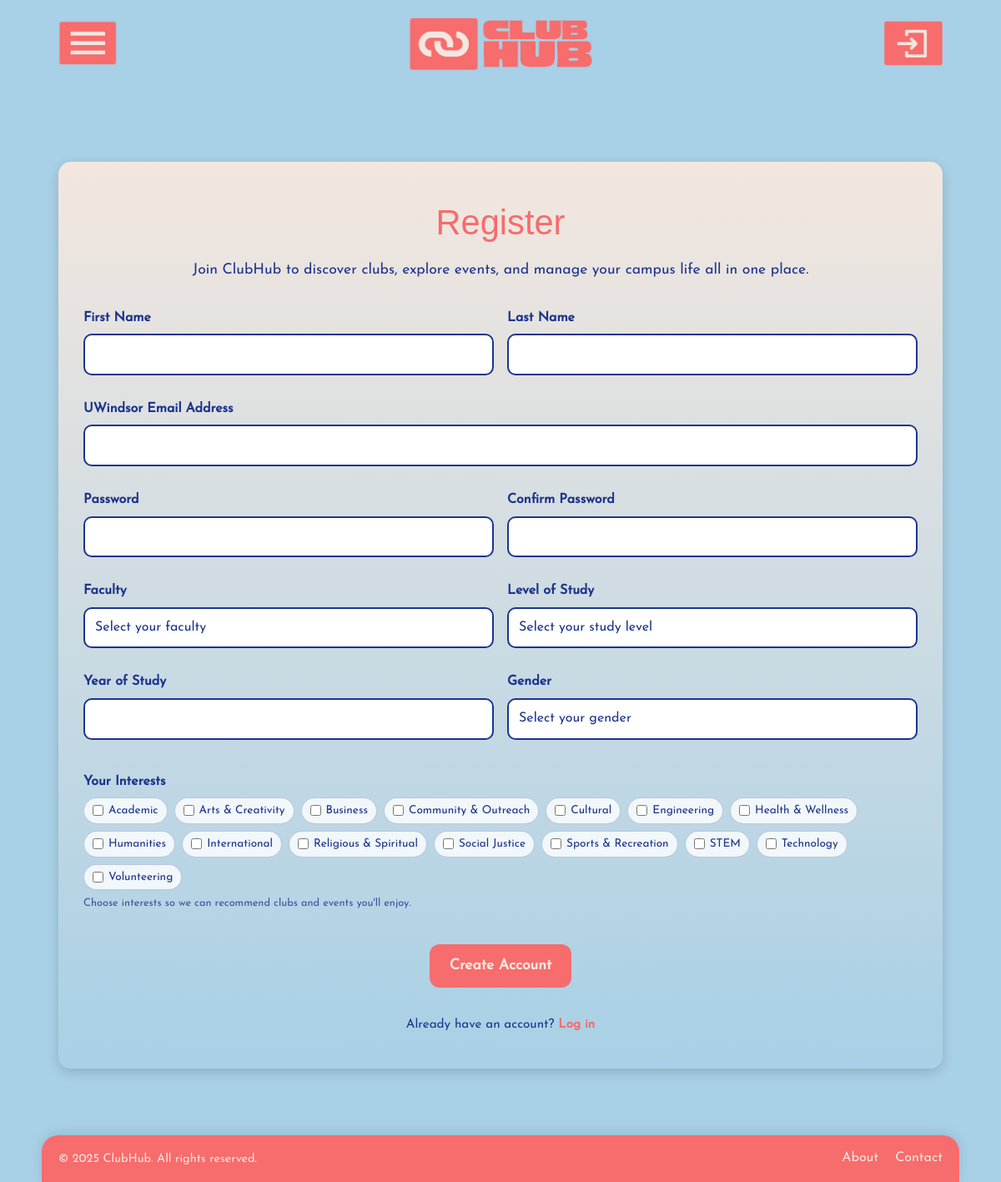
/register.php, run on the app's committed database.
### tables this page shows
CREATE TABLE IF NOT EXISTS Category (
    category_id INT AUTO_INCREMENT PRIMARY KEY,
    category_name VARCHAR(100) NOT NULL UNIQUE
);

### src/models/Club.php (called while the page is built, shortened)
<?php
require_once(CONFIG_PATH . 'db_config.php');
class Club
{
    private PDO $pdo;
    public function __construct()
    {
        global $pdo;
        $this->pdo = $pdo;
    }
    public function getAllCategories(): array
    {
        $sql = file_get_contents(KQ_URL . 'club/kq_club_get_all_categories.sql');
        $stmt = $this->pdo->query($sql);
        return $stmt->fetchAll(PDO::FETCH_ASSOC);
    }
}

### public/register.php (the view, shortened to what this page needs)
<?php
require_once(MODELS_PATH . 'Club.php');
$clubModel = new Club();
$allCategories = $clubModel->getAllCategories();
?>
<!DOCTYPE html>
<html lang="en">
<head>
    <link rel="stylesheet" href="<?php echo STYLE_URL; ?>?v=<?php echo time(); ?>">
</head>
<body>
<?php include_once(LAYOUT_PATH . 'header.php'); ?>
<main>
    <section class="auth-section">
        <div class="auth-card">
            <h1>Register</h1>
            <p class="auth-subtitle">
                Join ClubHub to discover clubs, explore events, and manage your campus life all in one place.
            </p>
            <form action="<?php echo PHP_URL; ?>auth_handle_register.php" method="POST" class="auth-form">
                <div class="auth-row">
                    <div class="auth-field">
                        <label for="first_name">First Name</label>
                        <input type="text" id="first_name" name="first_name" required>
                    </div>
                    <div class="auth-field">
                        <label for="last_name">Last Name</label>
                        <input type="text" id="last_name" name="last_name" required>
                    </div>
                </div>
                <div class="auth-field">
                    <label for="email">UWindsor Email Address</label>
                    <input type="email" id="email" name="email" required>
                </div>
                <div class="auth-row">
                    <div class="auth-field">
                        <label for="password">Password</label>
                        <input type="password" id="password" name="password" required>
                    </div>
                    <div class="auth-field">
                        <label for="confirm_password">Confirm Password</label>
                        <input type="password" id="confirm_password" name="confirm_password" required>
                    </div>
                </div>
                <div class="auth-row">
                    <div class="auth-field">
                        <label for="faculty">Faculty</label>
                        <select id="faculty" name="faculty" required>
                            <option value="" disabled selected>Select your faculty</option>
                        </select>
                    </div>
                        <div class="auth-field">
                            <label for="level_of_study">Level of Study</label>
                            <select id="level_of_study" name="level_of_study" required>
                                <option value="" disabled selected>Select your study level</option>
                            </select>
                        </div>
                </div>
                <div class="auth-row">
                    <div class="auth-field">
                        <label for="year_of_study">Year of Study</label>
                        <input type="number" id="year_of_study" name="year_of_study" min="1" max="999999">
                    </div>
                    <div class="auth-field">
                        <label for="gender">Gender</label>
                        <select id="gender" name="gender" required>
                            <option value="" disabled selected>Select your gender</option>
                        </select>
                    </div>
                </div>
                <div class="profile-edit-interests" style="margin-top: 20px;">
                    <label class="profile-interests-title">Your Interests</label>
                    <div class="profile-interests-grid">
                        <?php foreach ($allCategories as $cat): ?>
                            <?php
                                $catId   = (int)$cat['category_id'];
                                $catName = htmlspecialchars($cat['category_name'], ENT_QUOTES, 'UTF-8');
                            ?>
                            <label class="profile-interest-chip">
                                <input
                                    type="checkbox"
                                    name="interests[]"
                                    value="<?php echo $catId; ?>"
                                >
                                <span><?php echo $catName; ?></span>
                            </label>
                        <?php endforeach; ?>
                    </div>
                    <p class="profile-interests-hint">
                        Choose interests so we can recommend clubs and events you'll enjoy.
                    </p>
                </div>
                    <button type="submit" class="auth-btn">Create Account</button>
                    <p class="auth-footer-text">
                        Already have an account?
                        <a href="<?php echo PUBLIC_URL; ?>login.php">Log in</a>
                    </p>
            </form>
        </div>
    </section>
</main>
<?php include_once(LAYOUT_PATH . 'footer.php'); ?>
</body>
</html>

### assets/layout/header.php (shortened to what this page needs)
<header>
    <nav class="header">
        <div class="container">
            <div class="header-left">
                <button class="header-btn" onclick="toggleSidebar()">
                    <img src="<?php echo IMG_URL; ?>btn/menu.png">
                </button>
            </div>
            <a href="<?php echo PUBLIC_URL; ?>" class="logo">
                <img src="<?php echo IMG_URL; ?>logo.png">
            </a>
            <div class="header-right">
                <?php if (isset($_SESSION['user_id'])): ?>
                    <?php
                        $unreadNotifications = $notifModel->getUnread($_SESSION['user_id']);
                        $hasUnread = !empty($unreadNotifications);
                        $notifIcon = $hasUnread ? 'notif.gif' : 'notif.png';
                        ?>
                        <button class="header-btn" onclick="toggleNotifications()">
                            <img src="<?php echo IMG_URL . 'btn/' . $notifIcon; ?>" id="notifIcon">
                        </button>
                    <button class="header-btn" onclick="window.location.href='<?php echo PHP_URL; ?>auth_handle_logout.php'">
                        <img src="<?php echo IMG_URL; ?>btn/logout.png">
                    </button>
                <?php else: ?>
                    <a href="<?php echo PUBLIC_URL; ?>login.php" class="header-btn">
                        <img src="<?php echo IMG_URL; ?>btn/login.png">
                    </a>
                <?php endif; ?>
            </div>
        </div>
    </nav>
</header>

### assets/layout/footer.php (shortened to what this page needs)
<footer class="footer">
    <div class="footer-container">
        <div class="footer-left">
            &copy; <?php echo date("Y"); ?> ClubHub. All rights reserved.
        </div>
        <div class="footer-right">
            <a href="<?php echo PUBLIC_URL; ?>about.php">About</a>
            <a href="<?php echo PUBLIC_URL; ?>contact.php">Contact</a>
        </div>
    </div>
</footer>

### assets/styles/style.css (style rules this page uses)
* { box-sizing: border-box; margin: 0; padding: 0; font-family: 'JosefinSans', sans-serif; line-height: 1.6; }
html, body { height: 100%; }
body { background: var(--light-blue); color: var(--dark-blue); margin: 0; padding-top: 20px; display: flex; flex-direction: column; }
main { flex: 1; width: 100%; max-width: 1100px; margin: 0 auto; padding: 0 20px; box-sizing: border-box; }

### assets/styles/templates/colours.css (style rules this page uses)
:root { --red: #f76c6c; --cream: #f3e7df; --light-blue: #a8d0e6; --dark-blue: #1c348d; }

### assets/styles/templates/header.css (style rules this page uses)
.header { background: var(--light-blue); position: static; top: 0; left: 0; width: 100%; height: auto; display: flex; align-items: center; justify-content: center; z-index: 1000; margin-bottom: 50px; }
.header .container { max-width: 1100px; width: 100%; margin: 0 auto; padding: 0 20px; display: flex; align-items: center; justify-content: space-between; }
.header-btn { background: none; border: none; padding: 0; cursor: pointer; display: flex; align-items: center; justify-content: center; }
.header-btn img { width: 70px; height: auto; transition: transform 0.2s; }
.logo { display: flex; align-items: center; justify-content: center; justify-self: center; }
.logo img { width: 225px; height: auto; display: block; }
.header-left, .header-right { display: flex; align-items: center; gap: 8px; }

### assets/styles/templates/footer.css (style rules this page uses)
.footer { width: 100%; display: flex; justify-content: center; margin-top: 20px; }
.footer-container { background: var(--red); border-radius: 20px 20px 0 0; max-width: 1100px; width: 100%; padding: 15px 20px; display: flex; justify-content: space-between; align-items: center; box-shadow: 0 -3px 15px rgba(0,0,0,0.1); }
.footer-left { font-family: "JosefinSans", sans-serif; color: var(--cream); font-size: 0.9rem; }
.footer-right a { font-family: "JosefinSans", sans-serif; color: var(--cream); text-decoration: none; margin-left: 15px; }

### assets/styles/templates/auth.css (style rules this page uses)
.auth-section { padding: 40px 0px 60px; }
.auth-card { max-width: 1075px; margin: 20px auto 0 auto; width: 100%; background: linear-gradient(to bottom, var(--cream), var(--light-blue)); border-radius: 15px; padding: 40px 30px; box-shadow: 0 5px 15px rgba(0,0,0,0.15); }
.auth-card h1 { font-family: "Cubao", sans-serif; font-weight: lighter; font-size: 2.6rem; text-align: center; color: var(--red); margin-bottom: 10px; }
.auth-subtitle { font-family: "JosefinSans", sans-serif; font-size: 1.1rem; text-align: center; color: var(--dark-blue); max-width: 800px; margin: 0 auto 30px auto; margin-bottom: 20px; }
.auth-form { display: flex; flex-direction: column; gap: 18px; }
.auth-row { display: flex; gap: 16px; flex-wrap: wrap; }
.auth-field { flex: 1; min-width: 220px; display: flex; flex-direction: column; gap: 6px; }
.auth-field label { font-weight: bold; color: var(--dark-blue); }
.auth-field input { padding: 10px 12px; border: 2px solid var(--dark-blue); border-radius: 10px; font-size: 1rem; color: var(--dark-blue); background: #ffffff; box-sizing: border-box; }
.auth-field input::placeholder { color: rgba(28, 52, 141, 0.55); }
.auth-field select { font-family: "JosefinSans", sans-serif; padding: 10px 12px; border: 2px solid var(--dark-blue); border-radius: 10px; font-size: 1rem; color: var(--dark-blue); background: #ffffff; box-sizing: border-box; cursor: pointer; appearance: none; background-repeat: no-repeat; background-position: right 12px center; background-size: 14px; }
.auth-field select option { color: var(--dark-blue); background: #ffffff; font-size: 1rem; padding: 8px; }
.auth-btn { background: var(--red); color: var(--cream); padding: 12px 24px; border: none; border-radius: 12px; font-size: 1.1rem; font-weight: 600; cursor: pointer; margin-top: 20px; align-self: center; transition: 0.3s; }
.auth-footer-text { margin-top: 15px; text-align: center; font-size: 0.95rem; color: var(--dark-blue); }
.auth-footer-text a { color: var(--red); text-decoration: none; font-weight: bold; }

### assets/styles/templates/club.css (style rules this page uses)
.auth-field select { padding: 10px 12px; border: 2px solid #1c348d; border-radius: 10px; font-size: 1rem; color: #1c348d; background: #ffffff; box-sizing: border-box; }
.auth-field label { margin-top: 10px; }

### data on the page
category: category_name "Academic"
category: category_name "Arts & Creativity"
category: category_name "Business"
category: category_name "Community & Outreach"
category: category_name "Cultural"
category: category_name "Engineering"
category: category_name "Health & Wellness"
category: category_name "Humanities"
category: category_name "International"
category: category_name "Religious & Spiritual"
category: category_name "Social Justice"
category: category_name "Sports & Recreation"
category: category_name "STEM"
category: category_name "Technology"
category: category_name "Volunteering"
